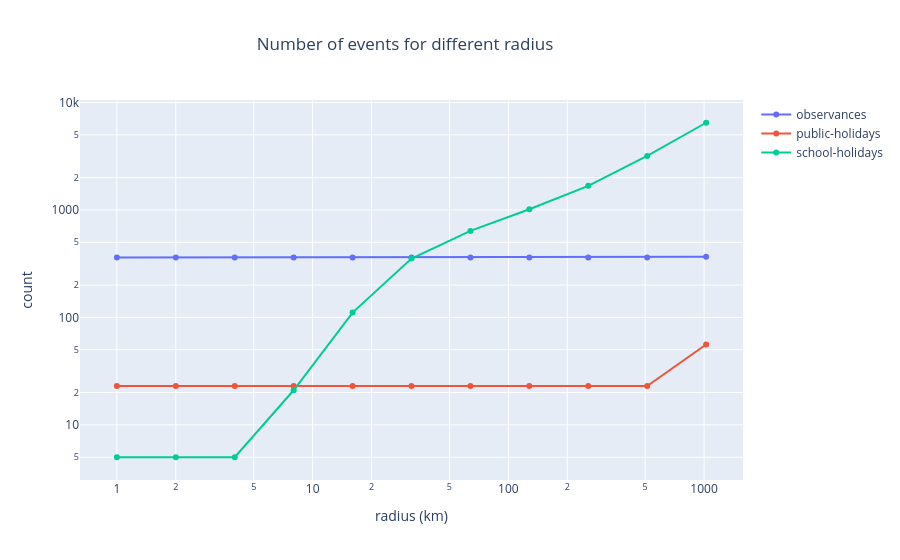

Here is the notebook cell this chart was saved with:
### Markdown cell above
Events info is summarized for a range of radii: 1km, 2km, 4km, 8km, 16km, 32km, 64km, 128km, 256km, 512km and 1024km.

### Code cell
# Results of stats for different radius
res_stat = []
# Results of DataFrame for different radius
res_df = []
start_time = "2020-01-01"
end_time = "2020-12-31"
radius_unit = "km"
latitude, longitude = (34.07, -118.25)
categories = ["school-holidays", "public-holidays", "observances"]

for radius_impact in [1, 2, 4, 8, 16, 32, 64, 128, 256, 512, 1024]:
    file_name = f"data/event_data/radius{radius_impact}{radius_unit}_{latitude}_{longitude}_{start_time}_{end_time}.csv"

    if RUN_SETTING == "SDK":
        event_df_radius = query_unattended_events(
            start_time,
            end_time,
            radius_impact,
            radius_unit,
            latitude,
            longitude,
            categories,
        )

        event_df_radius.to_csv(
            file_name,
            index=False,
        )

        # Convert to string since list not hashable.
        event_df_radius["place_hierarchies"] = event_df_radius[
            "place_hierarchies"
        ].apply(lambda x: str(x))
    else:
        event_df_radius = pd.read_csv(file_name)

    stat = event_df_radius.groupby(["category"])["title"].count().to_dict()
    stat["radius"] = radius_impact
    res_stat.append(stat)

    event_df_radius["radius"] = f"{radius_impact}{radius_unit}"
    res_df.append(event_df_radius)

res_stat = pd.DataFrame(res_stat)

fig = go.Figure()

fig.add_trace(go.Scatter(x=res_stat.radius, y=res_stat.observances, name="observances"))

fig.add_trace(
    go.Scatter(x=res_stat.radius, y=res_stat["public-holidays"], name="public-holidays")
)

fig.add_trace(
    go.Scatter(x=res_stat.radius, y=res_stat["school-holidays"], name="school-holidays")
)

fig.update_layout(
    xaxis_type="log",
    yaxis_type="log",
    title="Number of events for different radius",
    title_x=0.45,
    xaxis=dict(
        title="radius (km)",
    ),
    yaxis=dict(
        title="count",
    ),
)

fig.show()

### Figure 1 — Plotly figure (JSON) as saved in the notebook; plotly's stock layout.template omitted (floating-point values rounded to 4 significant figures)
{"data": [{"name": "observances", "type": "scatter", "x": [1, 2, 4, 8, 16, 32, 64, 128, 256, 512, 1024], "y": [362, 362, 362, 362, 362, 362, 362, 362, 362, 362, 367]}, {"name": "public-holidays", "type": "scatter", "x": [1, 2, 4, 8, 16, 32, 64, 128, 256, 512, 1024], "y": [23, 23, 23, 23, 23, 23, 23, 23, 23, 23, 56]}, {"name": "school-holidays", "type": "scatter", "x": [1, 2, 4, 8, 16, 32, 64, 128, 256, 512, 1024], "y": [5, 5, 5, 21, 111, 353, 638, 1016, 1676, 3179, 6478]}], "layout": {"title": {"text": "Number of events for different radius", "x": 0.45}, "xaxis": {"title": {"text": "radius (km)"}, "type": "log"}, "yaxis": {"title": {"text": "count"}, "type": "log"}}}
